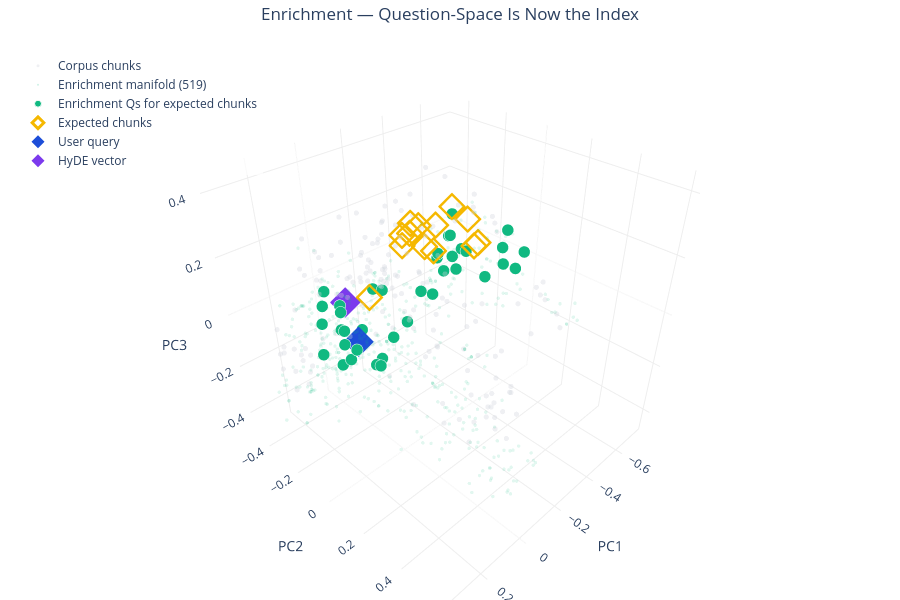

Source (notebook cell):
### Markdown cell above
## Step 6 — Enrichment: Plant Signposts

Enrichment takes the opposite approach. Instead of moving the query into answer-space, we plant **question-shaped signposts** next to every chunk.

The bright green circles are the enrichment questions generated for the gold-star chunks. They sit right next to the blue diamond — because they're questions, and the user's query is a question. Questions match questions.

The faded green haze shows the **full enrichment manifold** — there are ~3 question-embeddings for every chunk in the corpus. Retrieval time, you land in question-space and the stored `documents` field points you back to the right chunk.

### Code cell
fig = go.Figure()

# Corpus (non-expected, gray)
fig.add_trace(go.Scatter3d(
    x=cache["chunk_proj"][~expected_mask, 0],
    y=cache["chunk_proj"][~expected_mask, 1],
    z=cache["chunk_proj"][~expected_mask, 2],
    mode="markers",
    marker=dict(size=3, color=COLORS["corpus"], opacity=0.35),
    name="Corpus chunks", hoverinfo="skip",
))

# The enrichment manifold — all 519 question embeddings, faded
fig.add_trace(go.Scatter3d(
    x=cache["enrich_proj"][:, 0],
    y=cache["enrich_proj"][:, 1],
    z=cache["enrich_proj"][:, 2],
    mode="markers",
    marker=dict(size=2, color=COLORS["enrich"], opacity=0.12),
    name=f"Enrichment manifold ({len(cache["enrich_questions"])})",
    hoverinfo="skip",
))

# The enrichment questions generated for OUR expected chunks — bright
expected_chunk_ids = set(np.where(expected_mask)[0].tolist())
relevant_enrich_mask = np.array(
    [ci in expected_chunk_ids for ci in cache["enrich_chunk_indices"]]
)
fig.add_trace(go.Scatter3d(
    x=cache["enrich_proj"][relevant_enrich_mask, 0],
    y=cache["enrich_proj"][relevant_enrich_mask, 1],
    z=cache["enrich_proj"][relevant_enrich_mask, 2],
    mode="markers",
    marker=dict(size=7, color=COLORS["enrich"], opacity=1.0, line=dict(color="white", width=1)),
    name="Enrichment Qs for expected chunks",
    hovertext=[q for q, rel in zip(cache["enrich_questions"], relevant_enrich_mask) if rel],
    hoverinfo="text",
))

# Gold stars
fig.add_trace(go.Scatter3d(
    x=cache["chunk_proj"][expected_mask, 0],
    y=cache["chunk_proj"][expected_mask, 1],
    z=cache["chunk_proj"][expected_mask, 2],
    mode="markers",
    marker=dict(size=9, color=COLORS["gold"], symbol="diamond-open", line=dict(color=COLORS["gold"], width=3)),
    name="Expected chunks", hoverinfo="skip",
))

# Query + HyDE (keep them visible so students see all three strategies in one view)
q = cache["query_proj"][fq_idx]
h = cache["hyde_proj"][fq_idx]
fig.add_trace(go.Scatter3d(
    x=[q[0]], y=[q[1]], z=[q[2]], mode="markers",
    marker=dict(size=10, color=COLORS["query"], symbol="diamond"),
    name="User query", hoverinfo="skip",
))
fig.add_trace(go.Scatter3d(
    x=[h[0]], y=[h[1]], z=[h[2]], mode="markers",
    marker=dict(size=10, color=COLORS["hyde"], symbol="diamond"),
    name="HyDE vector", hoverinfo="skip",
))

fig.update_layout(**base_layout(
    "Enrichment — Question-Space Is Now the Index"
))
fig.show()

# Quick numerical readout
enrich_vecs_for_expected = cache["enrich_emb"][relevant_enrich_mask]
cos_enrich = avg_cosine_to_chunks(query_vec, enrich_vecs_for_expected)
print(f"Cosine (raw query ↔ enrichment Qs for expected chunks): {cos_enrich:.3f}")
print("(Note: enrichment retrieval is query↔enrichment-Q, then the matched Q points back to its chunk.)")

### Figure 1 — Plotly figure (JSON) as saved in the notebook; plotly's stock layout.template omitted (floating-point values rounded to 4 significant figures; data arrays with more than 128 entries replaced by an {"elided": "..."} marker saying what was removed)
{"data": [{"hoverinfo": "skip", "marker": {"color": "#D0D5DD", "opacity": 0.35, "size": 3}, "mode": "markers", "name": "Corpus chunks", "type": "scatter3d", "x": {"elided": "160 float values"}, "y": {"elided": "160 float values"}, "z": {"elided": "160 float values"}}, {"hoverinfo": "skip", "marker": {"color": "#10B981", "opacity": 0.12, "size": 2}, "mode": "markers", "name": "Enrichment manifold (519)", "type": "scatter3d", "x": {"elided": "519 float values"}, "y": {"elided": "519 float values"}, "z": {"elided": "519 float values"}}, {"hoverinfo": "text", "hovertext": ["What is the version number of the Northbrook Partners Employee Handbook?", "When was the Northbrook Partners Employee Handbook last updated?", "Which department is responsible for the Northbrook Partners Employee Handbook?", "When was Northbrook Partners founded?", "How many professionals does Northbrook Partners employ?", "In which cities does Northbrook Partners have offices?", "What date does the company celebrate Founders Day?", "Which award recognizes the employee who best exemplifies cross-team collaboration?", "Where is the compass plaque with past Navigator Award recipients' names displayed?", "What are the four core values that guide Northbrook Partners?", "Does Northbrook Partners encourage employees to pursue professional development and certifications?", "How does Northbrook Partners approach client relationships?", "What is Northbrook Partners' policy on workplace violence and threats?", "What must employees disclose to their manager and HR regarding conflicts of interest?", "How does the company approach credit for great work?", "What types of conflicts of interest must employees disclose?", "What must employees do with confidential information they have access to?", "What do all employees sign when they are hired?", "What is the name of Northbrook Partners' onboarding program for new hires?", "How long does the Northbrook Navigator program last?", "How much stipend do Navigators receive for team meals with their mentee?", "What dress code policy does Northbrook Partners follow?", "What happens at the end of the new hire program at Northbrook Partners?", "Are jeans allowed on non-client days at Northbrook Partners?", "What are the office hours at Northbrook Partners?", "Are jeans allowed in the office dress code?", "What is the No-Meeting Wednesday policy?", "What time do meetings end according to the company's automatic calendar blocks?", "How often does Northbrook Partners conduct performance reviews?", "What criteria are used in the standardized rubric for employee performance reviews?", "What criteria are used in the standardized performance evaluation rubric?", "When are annual compensation adjustments determined?", "What is the timeline for a Performance Improvement Plan?", "What is the annual professional development budget for each employee at Northbrook Partners?", "How much additional money do employees receive for presenting at an external conference or publishing a technical article?", "What is the annual Curiosity Credit amount and what can it be used for?", "What items can employees get reimbursed for without manager approval?", "When are the NB Spark Sessions held?", "How can employees contact HR with questions about the handbook?"], "marker": {"color": "#10B981", "line": {"color": "white", "width": 1}, "opacity": 1, "size": 7}, "mode": "markers", "name": "Enrichment Qs for expected chunks", "type": "scatter3d", "x": [-0.3933, -0.4937, -0.5007, -0.7353, -0.6133, -0.6472, 0.07131, 0.002573, -0.03152, -0.6309, -0.4484, -0.596, -0.4965, 0.1156, 0.1413, 0.1068, 0.1565, 0.1628, -0.4596, -0.3435, -0.1032, -0.465, -0.3762, -0.347, -0.5314, 0.1768, 0.07481, 0.09952, -0.5279, 0.06956, 0.04669, 0.1123, 0.1829, -0.4142, 0.05134, 0.06991, 0.07594, 0.01848, 0.1427], "y": [-0.2079, -0.222, -0.2412, -0.03844, -0.04754, -0.06099, -0.04692, -0.07328, 0.0142, 0.003011, -0.1018, -0.04049, -0.1731, -0.1735, -0.0605, -0.1755, -0.2378, -0.2117, -0.1891, -0.1849, -0.1547, -0.244, -0.1848, -0.2582, -0.2803, -0.2219, -0.2416, -0.1974, -0.06934, -0.1321, -0.04244, -0.1429, -0.06955, -0.1224, -0.1429, -0.02426, -0.2544, -0.1044, -0.2214], "z": [0.04305, 0.009427, 0.08277, 0.007881, -0.001409, 0.1133, -0.1156, 0.1156, 0.02628, -0.007301, 0.0851, 0.07039, 0.05455, 0.04247, -0.03355, -0.03066, -0.01011, 0.06746, 0.1899, -0.07329, -0.1363, -0.046, 0.07227, -0.09149, 0.059, -0.1098, -0.06822, 0.05026, -0.02911, -0.07589, -0.1009, -0.1219, 9.34e-05, 0.02236, -0.03475, -0.1095, -0.2136, 0.1139, 0.1073]}, {"hoverinfo": "skip", "marker": {"color": "#F5B800", "line": {"color": "#F5B800", "width": 3}, "size": 9, "symbol": "diamond-open"}, "mode": "markers", "name": "Expected chunks", "type": "scatter3d", "x": [-0.4367, -0.3457, -0.423, -0.4446, -0.3447, -0.3328, -0.3376, -0.292, -0.2977, -0.302, 0.06366, -0.3396, -0.2518], "y": [-0.08611, -0.07903, -0.03781, -0.03779, -0.1643, -0.1651, -0.2531, -0.2538, -0.3081, -0.2594, -0.06837, -0.2231, -0.2528], "z": [0.2093, 0.28, 0.1341, 0.139, 0.1924, 0.1039, 0.1656, 0.1517, 0.08706, 0.1823, 0.1164, 0.0977, 0.1572]}, {"hoverinfo": "skip", "marker": {"color": "#1D4ED8", "size": 10, "symbol": "diamond"}, "mode": "markers", "name": "User query", "type": "scatter3d", "x": [0.09958], "y": [-0.1062], "z": [-0.04229]}, {"hoverinfo": "skip", "marker": {"color": "#7C3AED", "size": 10, "symbol": "diamond"}, "mode": "markers", "name": "HyDE vector", "type": "scatter3d", "x": [0.06415], "y": [-0.2144], "z": [0.04183]}], "layout": {"height": 600, "legend": {"bgcolor": "rgba(255,255,255,0.7)", "x": 0.02, "y": 0.98}, "margin": {"b": 0, "l": 0, "r": 0, "t": 40}, "scene": {"aspectmode": "cube", "xaxis": {"backgroundcolor": "white", "gridcolor": "#EEE", "showgrid": true, "title": {"text": "PC1"}}, "yaxis": {"backgroundcolor": "white", "gridcolor": "#EEE", "showgrid": true, "title": {"text": "PC2"}}, "zaxis": {"backgroundcolor": "white", "gridcolor": "#EEE", "showgrid": true, "title": {"text": "PC3"}}}, "showlegend": true, "title": {"text": "Enrichment — Question-Space Is Now the Index", "x": 0.5, "xanchor": "center"}}}
